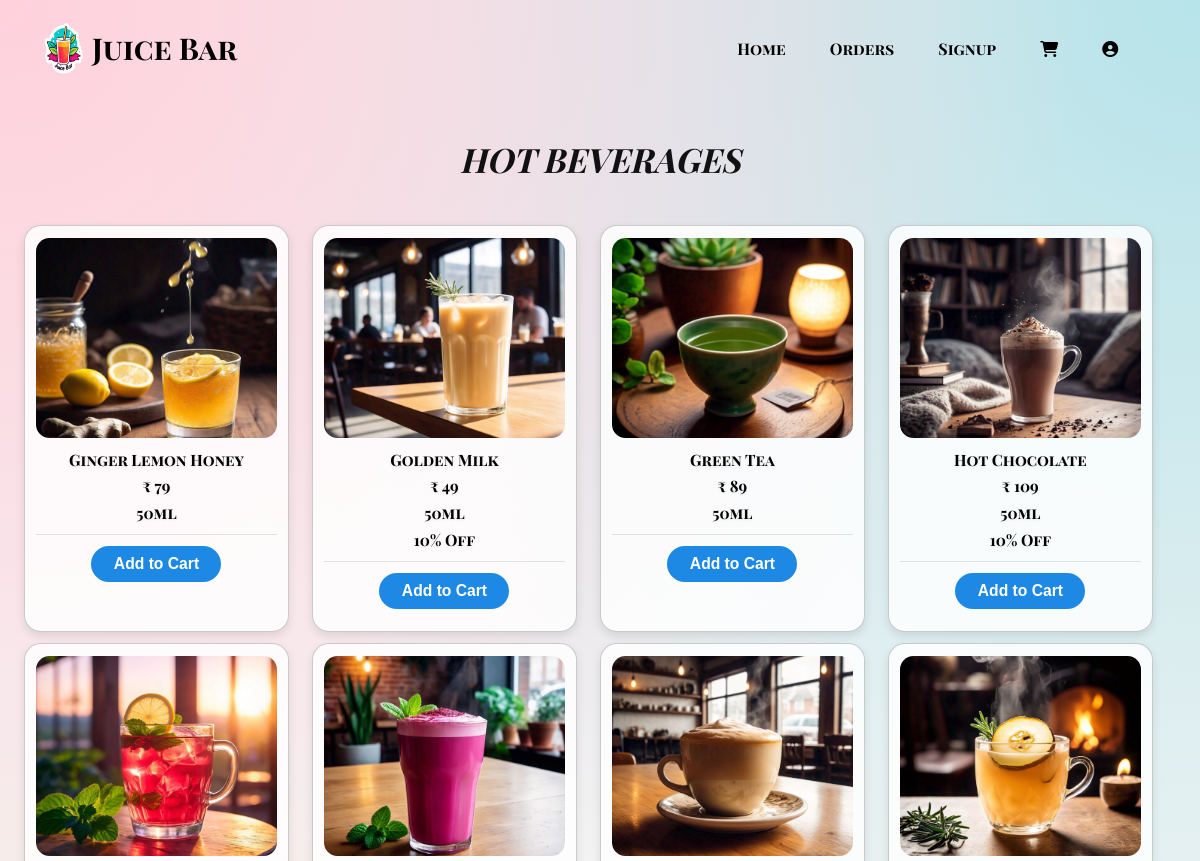
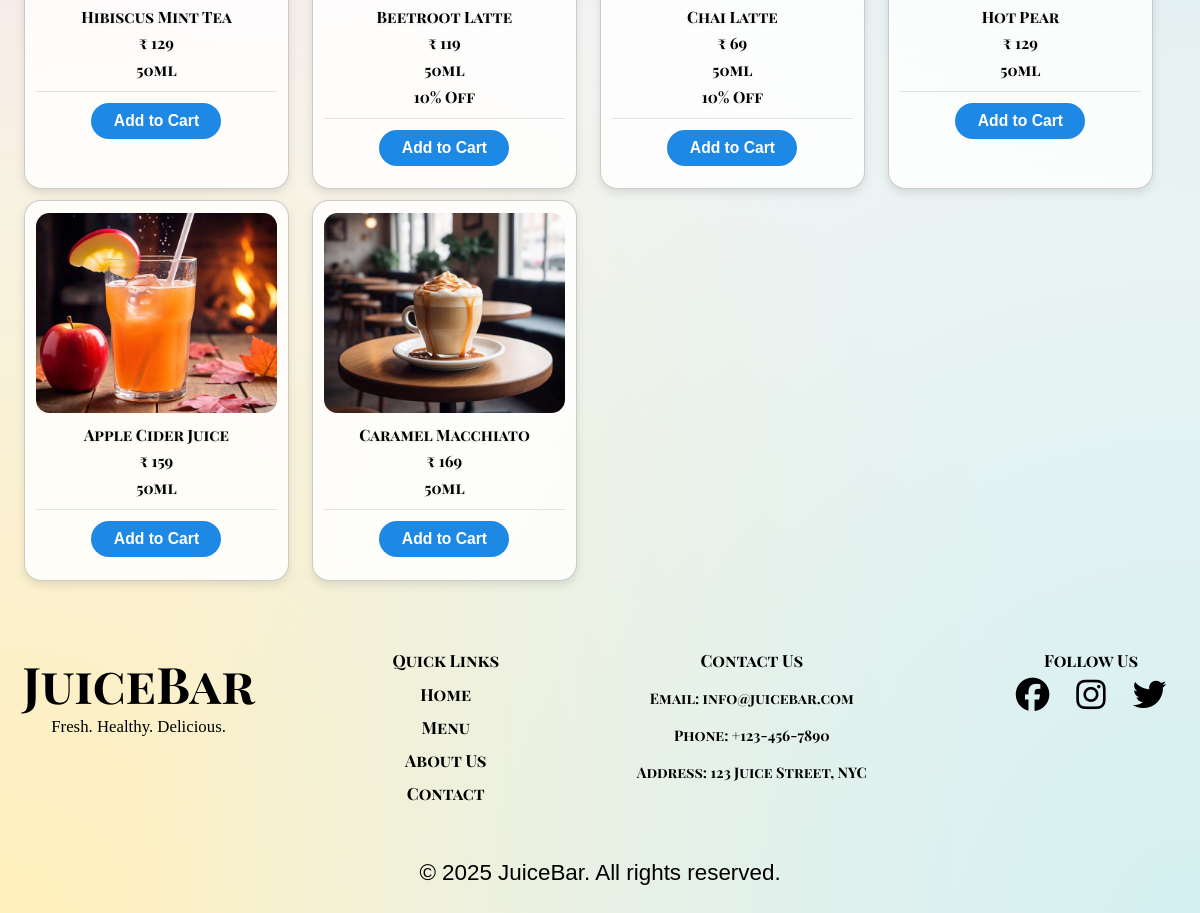
Screenshot of /hotbeverages/ with the database file from the repository (2 pictures, top to bottom).
### myapp/models.py (models this page shows, shortened)
class products(models.Model):
    image=models.ImageField(upload_to='static/images/')
    productName=models.CharField(max_length=50)
    productPrice=models.IntegerField(null=True)
    quantity=models.CharField(null=True,max_length=30)
    Category=models.CharField(null=True,max_length=40)
    Discount=models.IntegerField(default=0)

### myapp/views.py (the view)
# urls.py: path('hotbeverages/',hotbeverages,name='hotbeverages'),
def hotbeverages(request):
    data = products.objects.filter(Category='hotbeverages')
    cart_items = cart.objects.values_list('product_id', flat=True)
    return render(request, 'hotbeverages.html', {'data': data, 'cart_items': cart_items})

### templates/hotbeverages.html (shortened to what this page needs)
{% extends 'base.html' %}
{% load static %}
{% block link %}
<link rel="stylesheet" href="{% static 'milkshakes.css' %}">
{% endblock link %}
{% block body %}
<div id="empty">
</div>
<h1 class="heading" ><i>Hot Beverages</i></h1>
<div id="parent">
    {% for i in data %}
    <div class="child">
        <img src="{{ i.image.url }}" alt="">
        <div class="product_content">
            <p>{{ i.productName }}</p>
            <p>₹ {{ i.productPrice }}</p>
            <p>{{ i.quantity }}</p>
            {% if i.Discount %}
            <p>{{ i.Discount }}% Off</p>
            {% endif %}
        </div>
        <div class="buttons">
            {% if i.id in cart_items %}
                <a href="{% url 'myapp:cartpage' %}">
                    <button type="button" class="go-to-cart">Go To Cart</button>
                </a>
            {% else %}
                <form action="{% url 'myapp:addtocart' i.id %}" method="POST">
                    <button id="cart" class="add-to-cart" type="submit">Add to Cart</button>
                </form>
            {% endif %}
        </div>
    </div>
{% endfor %}
</div>
{% endblock body %}

### static/base.css (style rules this page uses)
* { margin:0; padding:0; box-sizing: border-box; text-decoration: none; border: none; outline: none; }
html { font-size: 70%; }
body { width:100%; height:auto; background:radial-gradient(circle at 0% 0%, #ffd1dc, transparent 50%), radial-gradient(circle at 100% 0%, #b6e3e9, transparent 50%), radial-gradient(circle at 100% 100%, #d4f0f0, transparent 50%), radial-gradient(circle at 0% 100%, #ffefba, transparent 50%), #f8f9fa; background-attachment: fixed; }
#empty { width:100%; height:5rem; display:grid; }

### static/milkshakes.css (style rules this page uses)
body { font-family: 'Arial', sans-serif; margin: 0; padding: 0; background-color: #f4f4f4; }
#empty { width:100%; height:8.7rem; display:grid; }
.heading { font-family: pfdscb, sans-serif; font-size: 20px; font-size: 3rem; font-weight: bold; color: rgb(18, 17, 17); text-align: center; padding: 20px; margin-top: 20px; text-transform: uppercase; animation: slideIn 1.5s ease-out forwards; }
#parent { font-family: pfdscb, sans-serif; display: flex; flex-wrap: wrap; justify-content: flex-start; padding: 2%; gap: 2%; row-gap: 1rem; }
.child { width: 23%; height: auto; display: flex; flex-direction: column; justify-content: flex-start; align-items: center; gap: 1rem; border: 1px solid rgba(0, 0, 0, 0.2); border-radius: 1.5rem; overflow: hidden; transition: all 0.3s ease; background-color: rgba(255, 255, 255, 0.826); box-shadow: 0 4px 10px rgba(0, 0, 0, 0.1); text-align: center; padding: 1rem; }
.child img { width: 100%; height: 200px; object-fit: cover; border-radius: 1.2rem; transition: transform 0.3s ease; }
.product_content { width: 100%; display: flex; flex-direction: column; gap: 0.5rem; }
.product_content p { font-size: 1.4rem; font-weight: 600; color:black; text-shadow: 0 1px 3px rgba(0, 0, 0, 0.1); }
.buttons { display: flex; justify-content: center; align-items: center; gap: 15px; width: 100%; padding: 1rem 0; border-top: 1px solid rgba(0, 0, 0, 0.1); position: relative; }
.add-to-cart { font-size: 1.4rem; font-weight: 600; color: #fff; background-color: #1e88e5; padding: 0.8rem 2rem; border-radius: 2rem; cursor: pointer; transition: all 0.3s ease; border: none; }

### rows the page displays
products: image (picture), productName "Ginger Lemon Honey", productPrice "79", quantity "50ml"
products: image (picture), productName "Golden Milk", productPrice "49", quantity "50ml", Discount "10"
products: image (picture), productName "Green Tea", productPrice "89", quantity "50ml"
products: image (picture), productName "Hot Chocolate", productPrice "109", quantity "50ml", Discount "10"
products: image (picture), productName "Hibiscus Mint Tea", productPrice "129", quantity "50ml"
products: image (picture), productName "Beetroot Latte", productPrice "119", quantity "50ml", Discount "10"
products: image (picture), productName "Chai Latte", productPrice "69", quantity "50ml", Discount "10"
products: image (picture), productName "Hot Pear", productPrice "129", quantity "50ml"
products: image (picture), productName "Apple Cider Juice", productPrice "159", quantity "50ml"
products: image (picture), productName "Caramel Macchiato", productPrice "169", quantity "50ml"
